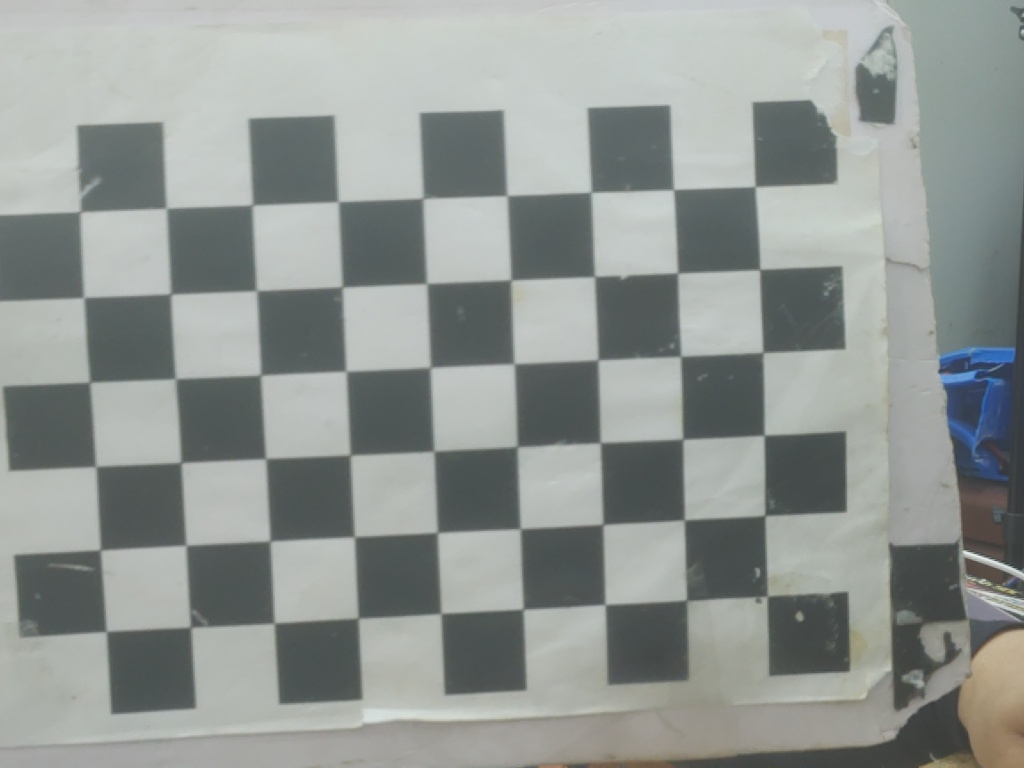
#> input picture giao_dien_1/calibration_images/image_20251102_085658_1.jpg, 1024 x 768 px; its folder holds only this picture in this run
$ python Calibration.py
#> lines starting #> are read from the running program, lines starting #| are printed output that depends on the picture; after the words box and inside, x2 and y2 are one past the last pixel; in counts of white or black regions, pixels touching at a corner belong together; long printed decimals are rounded
import cv2
import numpy as np
import glob

# Kích thước của bảng checkerboard (số góc bên trong)
CHECKERBOARD = (6, 9)

# Tạo các mảng để lưu tọa độ điểm
objpoints = []  # Điểm 3D thực tế
imgpoints = []  # Điểm 2D trên ảnh

# Chuẩn bị tọa độ 3D của các góc trên bảng
objp = np.zeros((CHECKERBOARD[0] * CHECKERBOARD[1], 3), np.float32)
objp[:, :2] = np.mgrid[0:CHECKERBOARD[0], 0:CHECKERBOARD[1]].T.reshape(-1, 2)

# Đọc tất cả các ảnh chụp checkerboard
images = glob.glob('calibration_images/*.jpg')  # Đọc tất cả ảnh calib_1.jpg, calib_2.jpg, ...

for fname in images:
    img = cv2.imread(fname)
#> img is the input picture: shape (768, 1024, 3); mean B, G, R 147, 150.2, 144.8
    gray = cv2.cvtColor(img, cv2.COLOR_BGR2GRAY)

    # Tìm các góc của bảng checkerboard
    ret, corners = cv2.findChessboardCorners(gray, CHECKERBOARD, None)
#> ret = True; corners = 54 rows, first 8: [753.9, 185.5], [761.3, 268.4], [763, 352.5], [764, 435], [765.4, 513.6], [768.8, 597.5], [673.6, 189.6], [679.1, 274.3]

    if ret:
        objpoints.append(objp)
        imgpoints.append(corners)
        cv2.drawChessboardCorners(img, CHECKERBOARD, corners, ret)
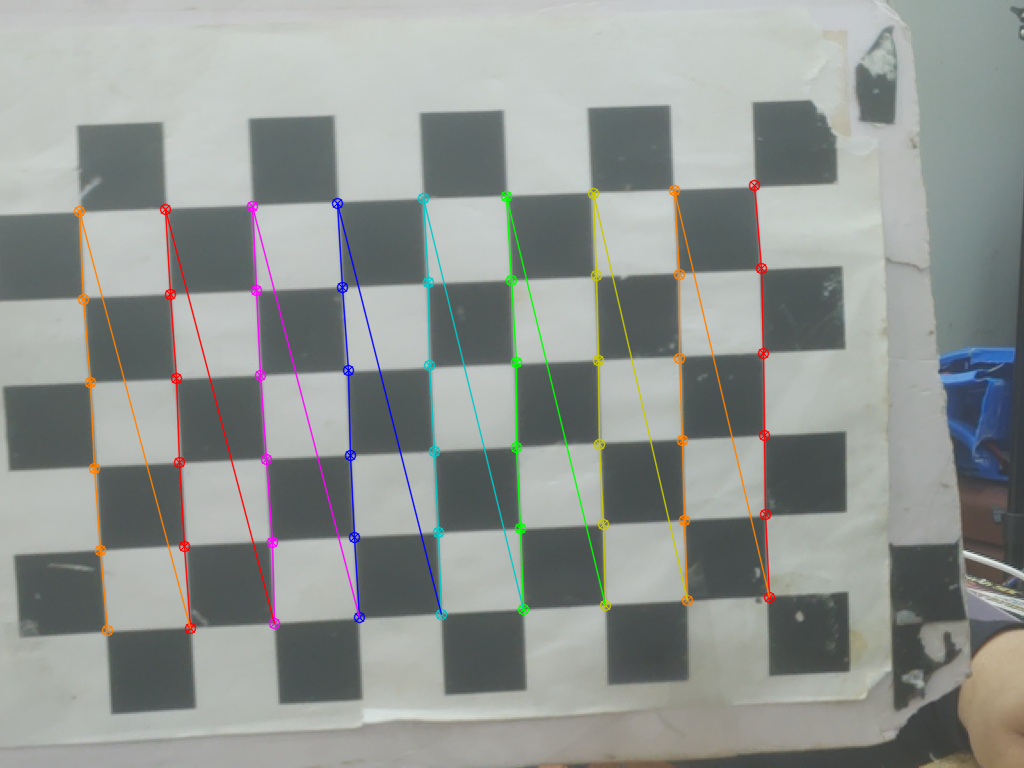
#> img: shape (768, 1024, 3); 3.24% of pixels changed, all inside (x1, y1, x2, y2) = (73, 179, 776, 637)
        cv2.imshow('Calibration', img)
        cv2.waitKey(500)

cv2.destroyAllWindows()

# Calibration
ret, mtx, dist, rvecs, tvecs = cv2.calibrateCamera(objpoints, imgpoints, gray.shape[::-1], None, None)
#> ret = 1.28; mtx = [[1877.9, 0, 530.4], [0, 1885, 349.5], [0, 0, 1]]; dist = [[-0.724, 23.1, 0.00216, -0.0148, -210.1]]; rvecs = ([0.0524, -0.117, 1.53],); tvecs = ([2.72, -1.95, 22.26],)

# Lưu ma trận camera và distortion để sử dụng sau này
np.save("camera_matrix_gpt.npy", mtx)
np.save("dist_coeff_gpt.npy", dist)

print("Calibration Successful!")
print("Camera Matrix:\n", mtx)
#| Camera Matrix:
#|  [[1.87789190e+03 0.00000000e+00 5.30425358e+02]
#|  [0.00000000e+00 1.88500253e+03 3.49548247e+02]
#|  [0.00000000e+00 0.00000000e+00 1.00000000e+00]]
print("Distortion Coefficients:\n", dist)
#| Distortion Coefficients:
#|  [[-7.23892552e-01  2.30965687e+01  2.15785740e-03 -1.47849878e-02
#|   -2.10094886e+02]]

$ run again, on giao_dien_1/calibration_images/image_20251102_085709_5.jpg
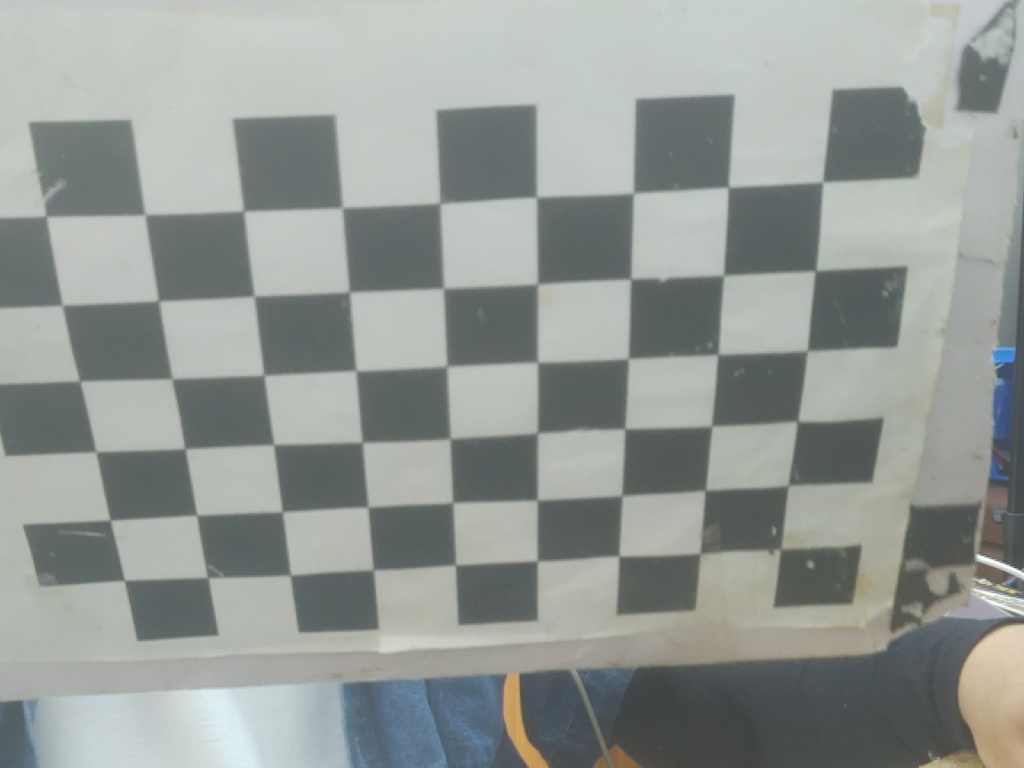
#> input picture giao_dien_1/calibration_images/image_20251102_085709_5.jpg, 1024 x 768 px
#> img is the input picture: shape (768, 1024, 3); mean B, G, R 149.2, 153, 147.2
#> `gray = cv2.cvtColor(img, cv2.COLOR_BGR2GRAY)`:
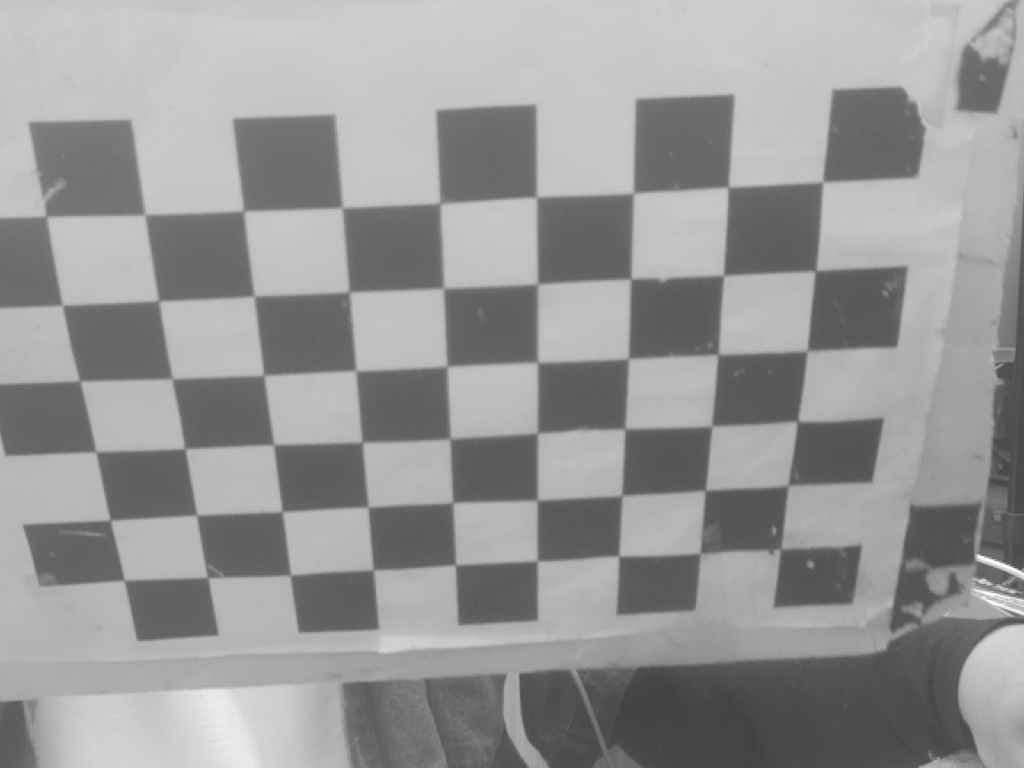
#> gray: shape (768, 1024); min 64, max 255, mean 150.9
#> `ret, corners = cv2.findChessboardCorners(gray, CHECKERBOARD, None)`: ret = True; corners = 54 rows, first 8: [816, 189], [815.9, 272.8], [807, 351], [797, 421.5], [791, 485.5], [765, 542], [728.5, 187.5], [723, 275.5]
#> `cv2.drawChessboardCorners(img, CHECKERBOARD, corners, ret)`:
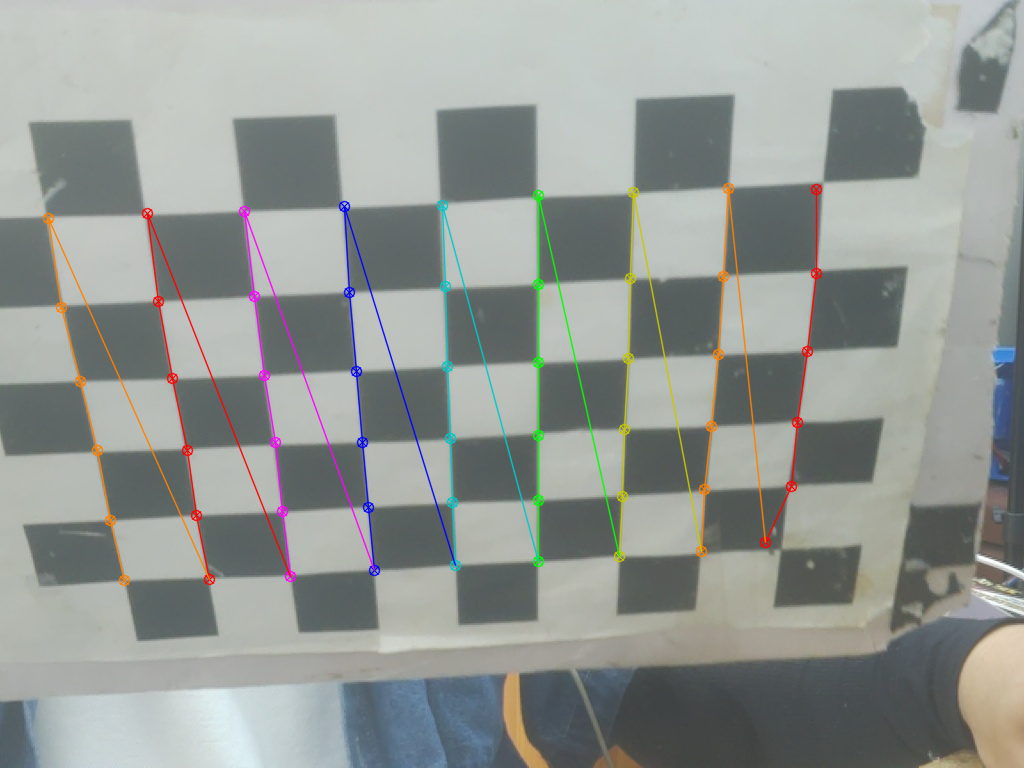
#> img: shape (768, 1024, 3); 2.91% of pixels changed, all inside (x1, y1, x2, y2) = (42, 182, 823, 587)
#> `ret, mtx, dist, rvecs, tvecs = cv2.calibrateCamera(objpoints, imgpoint..`: ret = 2.39; mtx = [[981.6, 0, 419.3], [0, 877.6, 327.9], [0, 0, 1]]; dist = [[-0.961, 10.16, -0.0116, -0.00893, -31.85]]; rvecs = ([0.275, -0.287, 1.5],); tvecs = ([4.21, -1.61, 9.79],)
#| Camera Matrix:
#|  [[981.592   0.         419.286]
#|  [  0.         877.608 327.876]
#|  [  0.           0.           1.        ]]
#| Distortion Coefficients:
#|  [[-9.61033978e-01  1.01581351e+01 -1.16008583e-02 -8.92629652e-03
#|   -3.18457848e+01]]

$ run again, on giao_dien_1/calibration_images/image_20251102_085712_6.jpg
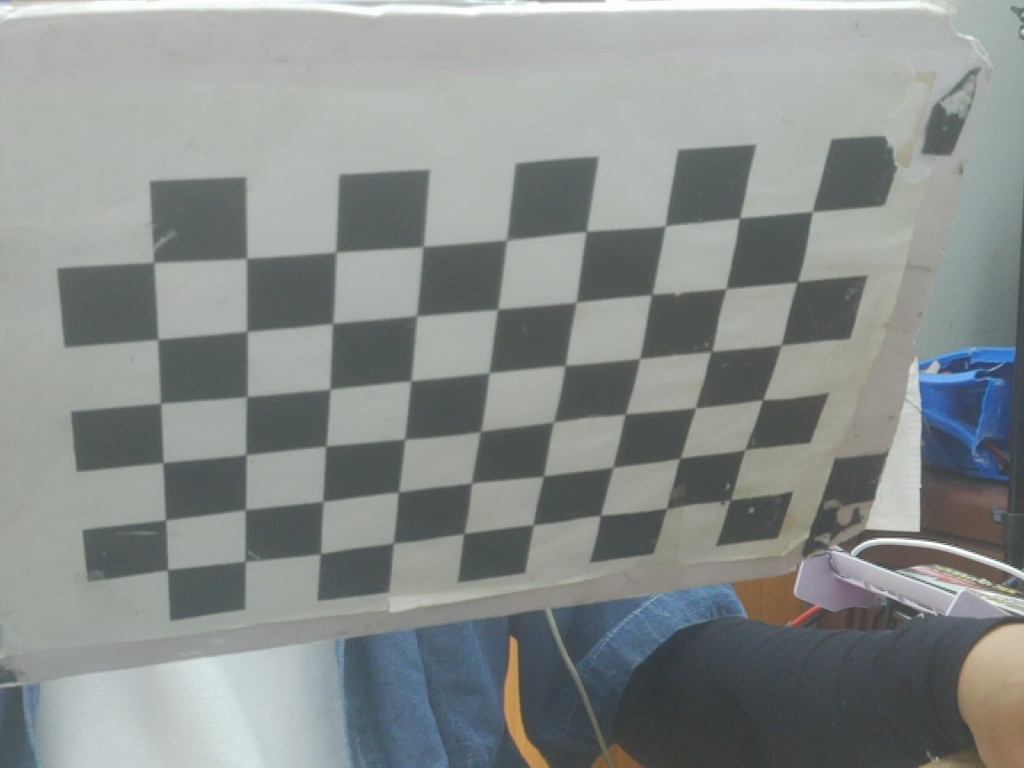
#> input picture giao_dien_1/calibration_images/image_20251102_085712_6.jpg, 1024 x 768 px
#> img is the input picture: shape (768, 1024, 3); mean B, G, R 139.4, 141.3, 136.1
#> `gray = cv2.cvtColor(img, cv2.COLOR_BGR2GRAY)`:
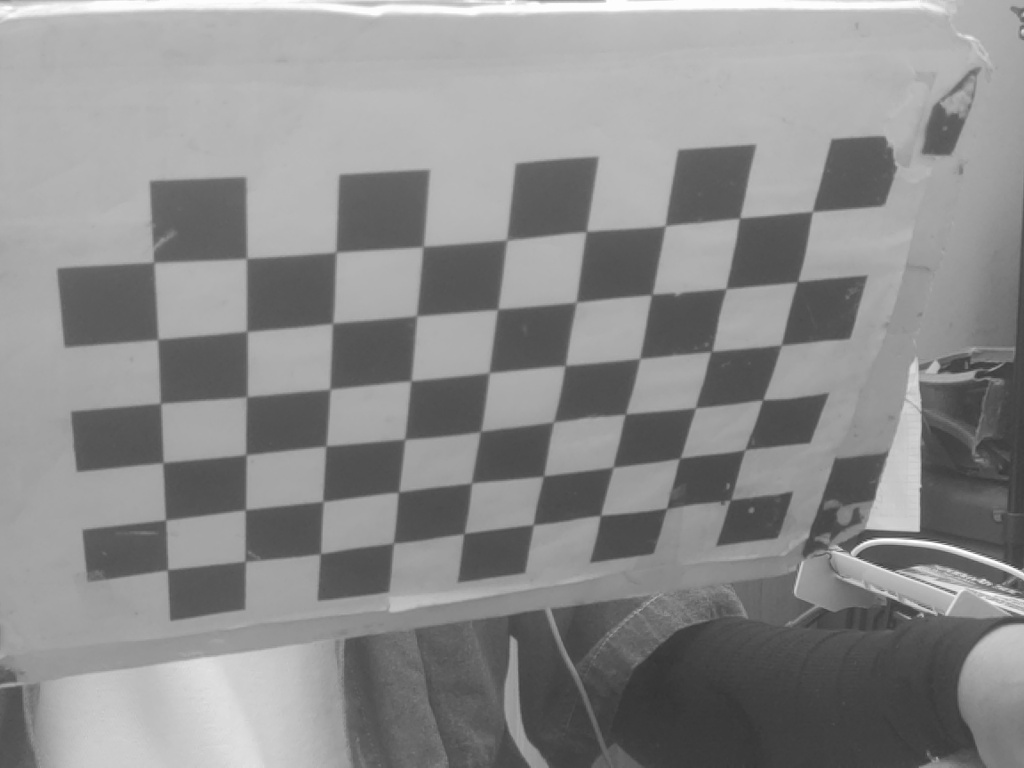
#> gray: shape (768, 1024); min 51, max 255, mean 139.5
#> `ret, corners = cv2.findChessboardCorners(gray, CHECKERBOARD, None)`: ret = True; corners = 54 rows, first 8: [807, 217], [796.8, 280.7], [780.5, 345.5], [762.8, 399.7], [746.9, 448.9], [720, 496], [738.1, 219.7], [725.5, 289]
#> `cv2.drawChessboardCorners(img, CHECKERBOARD, corners, ret)`:
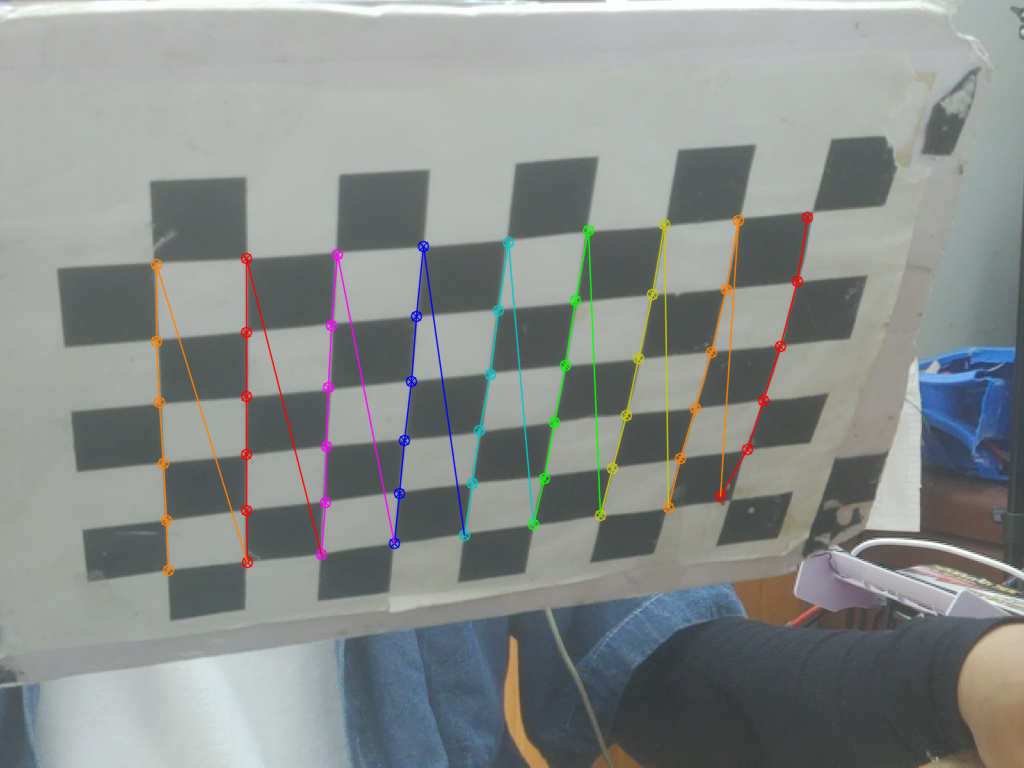
#> img: shape (768, 1024, 3); 2.46% of pixels changed, all inside (x1, y1, x2, y2) = (150, 211, 814, 577)
#> `ret, mtx, dist, rvecs, tvecs = cv2.calibrateCamera(objpoints, imgpoint..`: ret = 2.61; mtx = [[1609.4, 0, 574.2], [0, 1710.3, 321.5], [0, 0, 1]]; dist = [[-1.2, 16.23, -0.0277, -0.0294, -79.1]]; rvecs = ([0.325, -0.842, 1.51],); tvecs = ([3.02, -1.22, 19.79],)
#| Camera Matrix:
#|  [[1.60937937e+03 0.00000000e+00 5.74158575e+02]
#|  [0.00000000e+00 1.71030516e+03 3.21534981e+02]
#|  [0.00000000e+00 0.00000000e+00 1.00000000e+00]]
#| Distortion Coefficients:
#|  [[-1.20314681e+00  1.62279698e+01 -2.77139462e-02 -2.93830527e-02
#|   -7.91031598e+01]]

$ run again, on giao_dien_1/calibration_images/image_20251102_085714_7.jpg
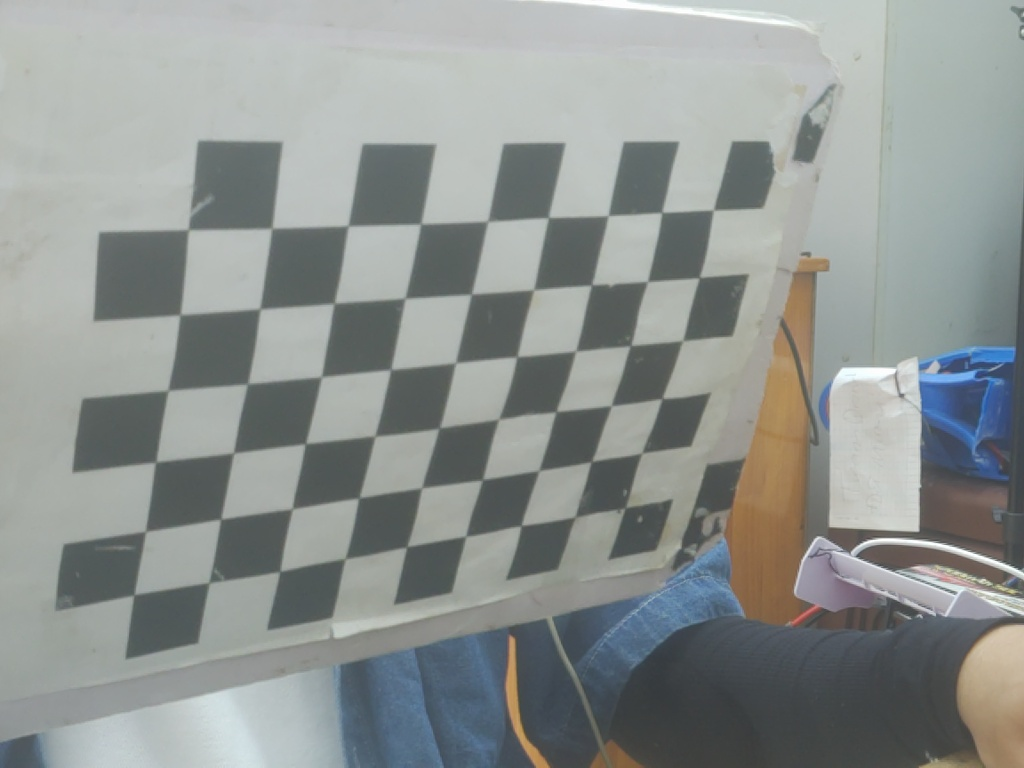
#> input picture giao_dien_1/calibration_images/image_20251102_085714_7.jpg, 1024 x 768 px
#> img is the input picture: shape (768, 1024, 3); mean B, G, R 145, 147.3, 142.2
#> `gray = cv2.cvtColor(img, cv2.COLOR_BGR2GRAY)`:
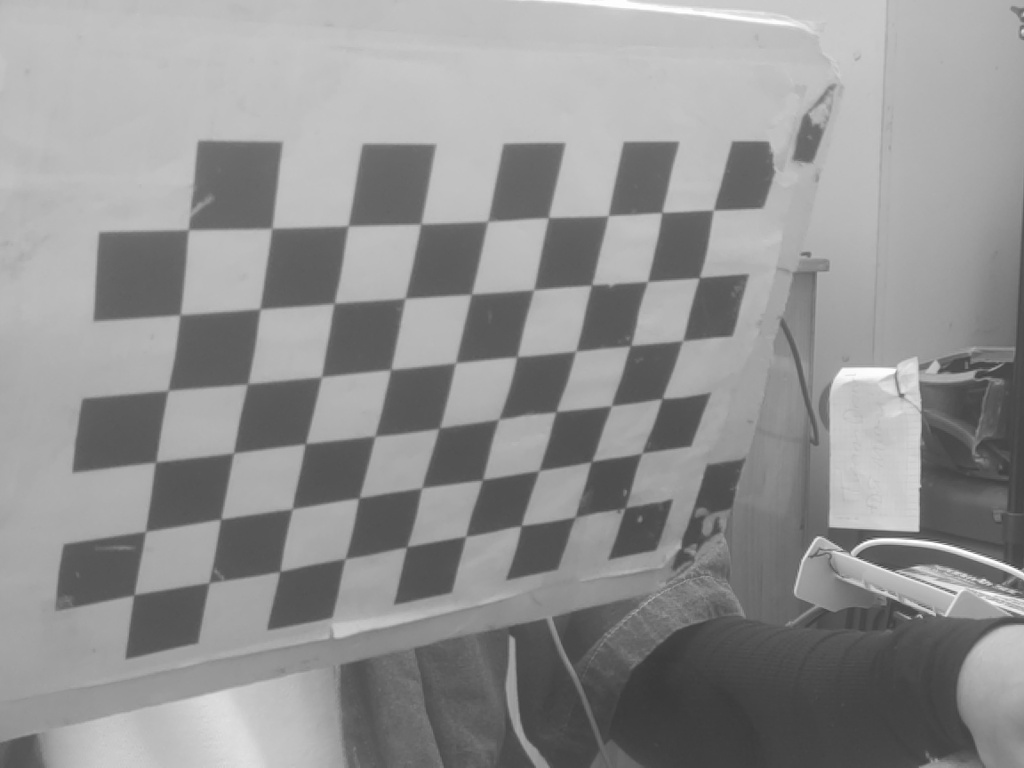
#> gray: shape (768, 1024); min 57, max 255, mean 145.6
#> `ret, corners = cv2.findChessboardCorners(gray, CHECKERBOARD, None)`: ret = True; corners = 54 rows, first 8: [711, 211], [699.5, 277.4], [683.6, 341.3], [662, 399], [642.4, 451.9], [625.7, 508.5], [663.4, 211.6], [647.2, 280.4]
#> `cv2.drawChessboardCorners(img, CHECKERBOARD, corners, ret)`:
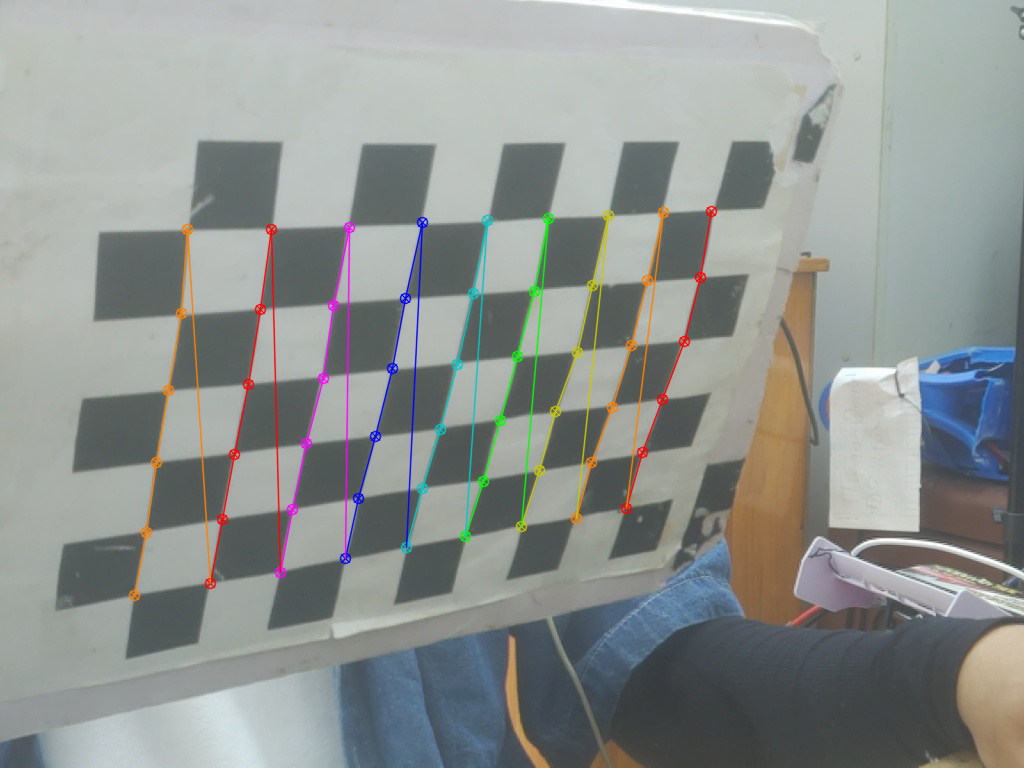
#> img: shape (768, 1024, 3); 2.67% of pixels changed, all inside (x1, y1, x2, y2) = (128, 205, 718, 602)
#> `ret, mtx, dist, rvecs, tvecs = cv2.calibrateCamera(objpoints, imgpoint..`: ret = 2.21; mtx = [[1769.7, 0, 509.3], [0, 1843.9, 475.9], [0, 0, 1]]; dist = [[1.63, -97.42, -0.0588, -0.0919, 1437.4]]; rvecs = ([0.0028, -0.986, 1.52],); tvecs = ([3.04, -3.57, 25.15],)
#| Camera Matrix:
#|  [[1.76967589e+03 0.00000000e+00 5.09287037e+02]
#|  [0.00000000e+00 1.84391168e+03 4.75914718e+02]
#|  [0.00000000e+00 0.00000000e+00 1.00000000e+00]]
#| Distortion Coefficients:
#|  [[ 1.62727795e+00 -9.74182710e+01 -5.88301695e-02 -9.18552716e-02
#|    1.43744973e+03]]
